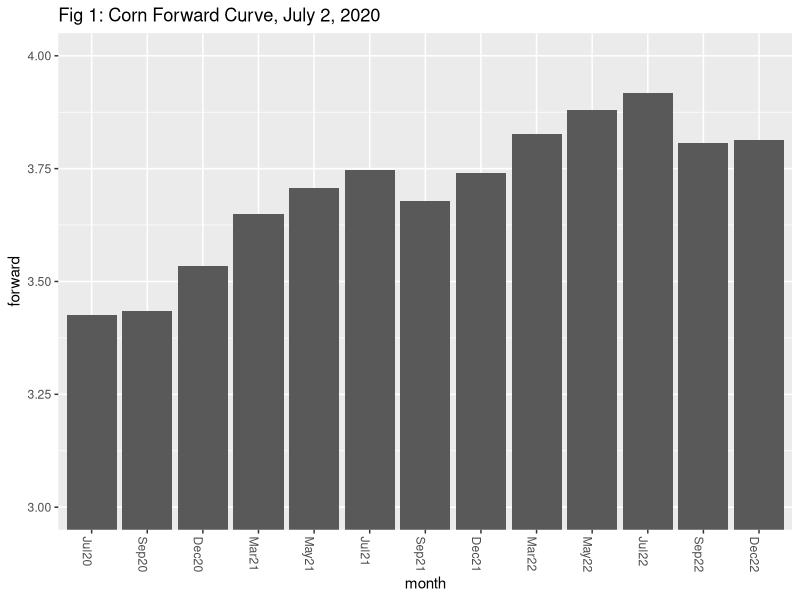
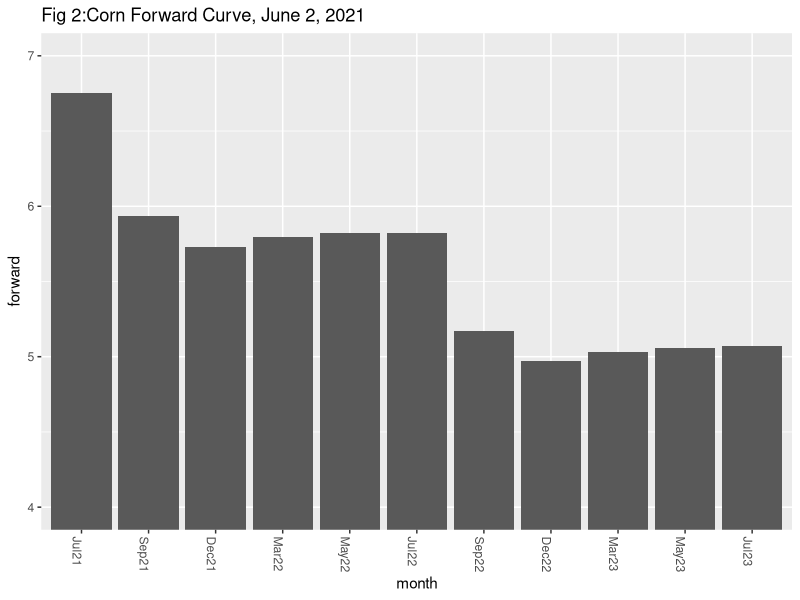
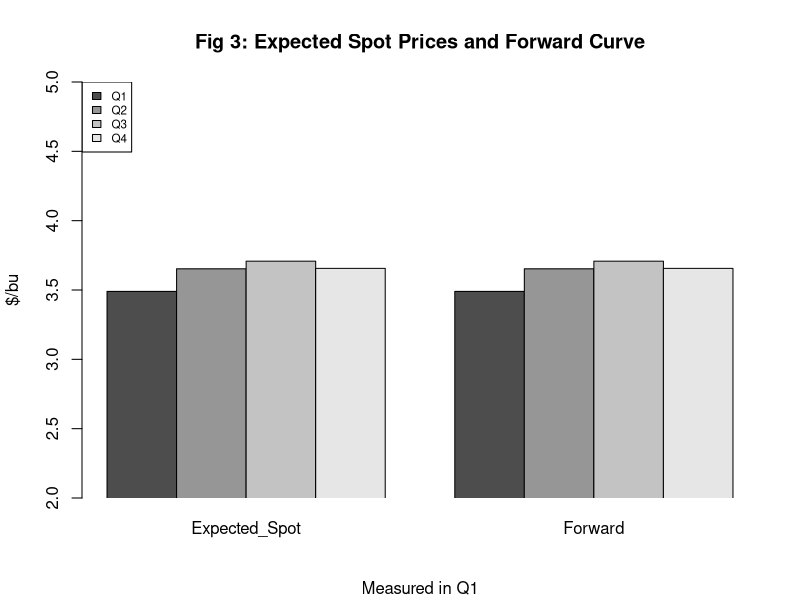
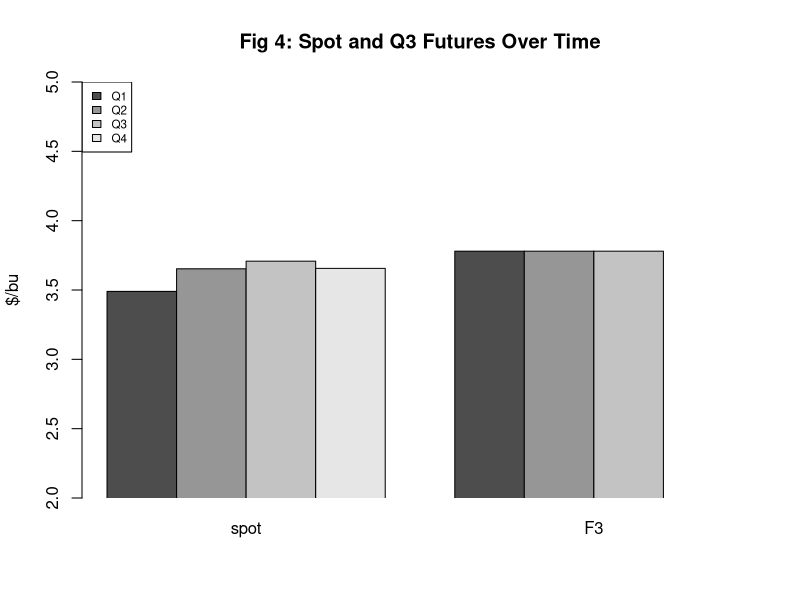
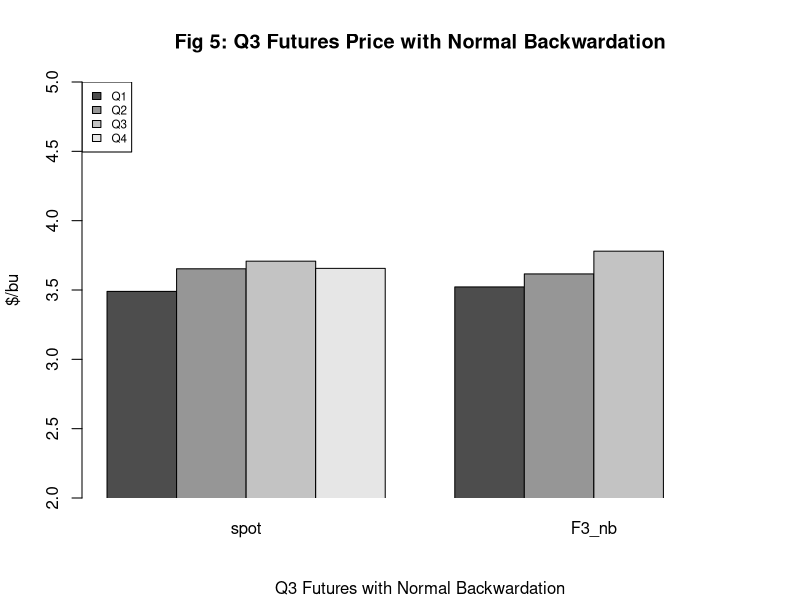

The R script that drew these images, in order:
## ---- chunk 1
library(ggplot2)
forward20 <- read.csv(file="./Data/forward-July20.csv", header=TRUE, sep=",", stringsAsFactors = FALSE)
forward20$month <- factor(forward20$month, levels = forward20$month) # to prevent alphabetical ordering of months
p <- ggplot() + geom_col(data = forward20, aes(x = month, y = forward))
p <- p + theme(axis.text.x=element_text(angle = -90, hjust = 0))
p <- p + coord_cartesian(ylim = c(3, 4))
p <- p + ggtitle("Fig 1: Corn Forward Curve, July 2, 2020") 
p
# I would like to change the colour to something other than black. Not sure how!

forward21 <- read.csv(file="./Data/forward-June21.csv", header=TRUE, sep=",", stringsAsFactors = FALSE)
forward21$month <- factor(forward21$month, levels = forward21$month) # to prevent alphabetical ordering of months
p2 <- ggplot() + geom_col(data = forward21, aes(x = month, y = forward))
p2 <- p2 + theme(axis.text.x=element_text(angle = -90, hjust = 0))
p2 <- p2 + coord_cartesian(ylim = c(4, 7))
p2 <- p2 + ggtitle("Fig 2:Corn Forward Curve, June 2, 2021") 
p2
## ---- chunk 2
Expected_Spot <- c(3.490, 3.653, 3.708, 3.656) 
Forward <- c(3.490, 3.653, 3.708, 3.656)
full <- cbind(Expected_Spot ,Forward)
rownames(full) <- c("Q1","Q2","Q3","Q4")
barplot(full, main="Fig 3: Expected Spot Prices and Forward Curve",ylab="$/bu",legend = rownames(full), args.legend = list(x = "topleft", cex = .7), beside=TRUE, ylim=c(2, 5), xpd = FALSE, sub="Measured in Q1")
## ---- chunk 3
spot <- c(3.490, 3.653, 3.708, 3.656)
F3 <- c(3.780, 3.780, 3.780, 0)
full2 <- cbind(spot,F3)
rownames(full2) <- c("Q1","Q2","Q3","Q4")
barplot(full2, main="Fig 4: Spot and Q3 Futures Over Time",ylab="$/bu",legend = rownames(full), args.legend = list(x = "topleft", cex = .7), beside=TRUE, ylim=c(2, 5), xpd = FALSE)
## ---- chunk 4
F3_nb <- c(3.522, 3.616, 3.780, 0)
full3 <- cbind(spot,F3_nb)
rownames(full3) <- c("Q1","Q2","Q3","Q4")
barplot(full3, main="Fig 5: Q3 Futures Price with Normal Backwardation",ylab="$/bu",legend = rownames(full3), args.legend = list(x = "topleft", cex = .7), beside=TRUE, ylim=c(2, 5), xpd = FALSE, sub = "Q3 Futures with Normal Backwardation")
## ---- chunk 5
roll_data <- read.csv(file="./Data/roll-yield.csv", header=TRUE, sep=",", stringsAsFactors = FALSE)
knitr::kable(roll_data, "simple")
## ---- chunk 6
F <- roll_data[,-c(1,10)]
## ---- chunk 7
F_2 <- t(F[2,-1])
rownames(F_2) <- c("Q2", "Q3", "Q4", "Q5", "Q6", "Q7", "Q8")
colnames(F_2) <- "Q2_Forward"
F_2
## ---- chunk 8
(pi_econ <- -F[1,3] + F[3,3] - F[3,5] + F[5,5] - F[5,7] + F[7,7])
## ---- chunk 9
(pi_acct <- F[2,3]-F[1,3]+F[3,3]-F[2,3]+F[4,5]-F[3,5]+F[5,5]-F[4,5]+F[6,7]-F[5,7]+F[7,7]-F[6,7])
## ---- chunk 10
(Roll3 <- F[3,3]-F[3,5])
(Roll5 <- F[5,5]-F[5,7])
## ---- chunk 11
Index <- c()
Index[1] <- F[1,3]
Index[2] <- F[2,3]
Index[3] <- F[3,3]
Index[4] <- F[4,5] + Roll3
Index[5] <- F[5,5] + Roll3
Index[6] <- F[6,7] + Roll3 + Roll5
Index[7] <- F[7,7] + Roll3 + Roll5
Index
## ---- chunk 12
(pi_ind <- Index[7]-Index[1])
## ---- chunk 13
Spot <- c()
for (t in 1:7) {
  Spot[t] <- F[t,t]
}
Spot
## ---- chunk 14
Spot_Index <- cbind(Spot,Index)
rownames(Spot_Index) <- c("Q1", "Q2", "Q3", "Q4", "Q5", "Q6", "Q7")
Spot_Index
## ---- chunk 15
(Spot[7]-Spot[1])
(Index[7]-Index[1])
